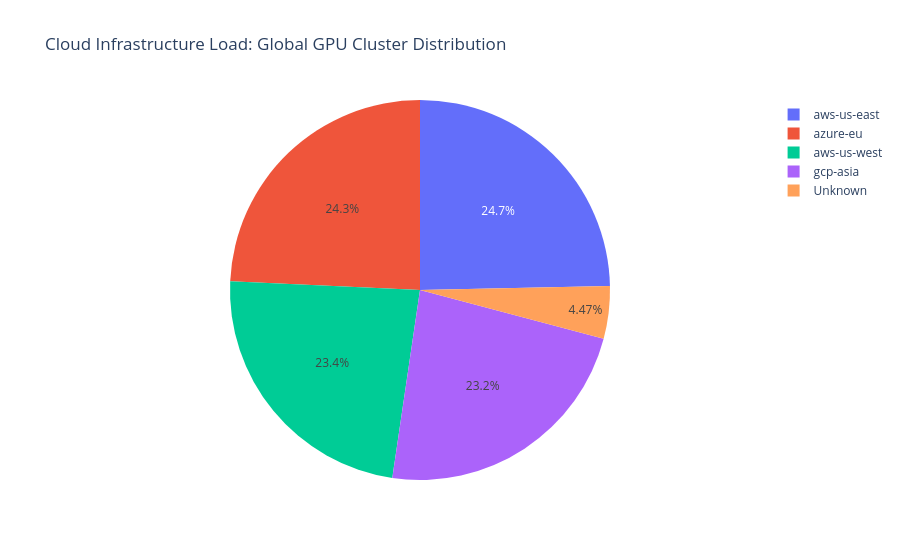

This figure's notebook cell:
### Markdown cell above
Visualizes the global traffic distribution to show which cloud infrastructure region handles the maximum load.

### Code cell
fig= px.pie(
          data_frame= df,
          names= 'gpu_cluster',
          title="Cloud Infrastructure Load: Global GPU Cluster Distribution"
)

fig.write_image('../assets/plots/08_gpu_cluster_distribution.png', scale=2)
fig.show()

### Figure 1 — Plotly figure (JSON) as saved in the notebook; plotly's stock layout.template omitted (floating-point values rounded to 4 significant figures; data arrays with more than 128 entries replaced by an {"elided": "..."} marker saying what was removed)
{"data": [{"domain": {"x": [0, 1], "y": [0, 1]}, "hovertemplate": "gpu_cluster=%{label}<extra></extra>", "labels": {"elided": "1030 str values"}, "legendgroup": "", "name": "", "showlegend": true, "type": "pie"}], "layout": {"legend": {"tracegroupgap": 0}, "title": {"text": "Cloud Infrastructure Load: Global GPU Cluster Distribution"}}}
